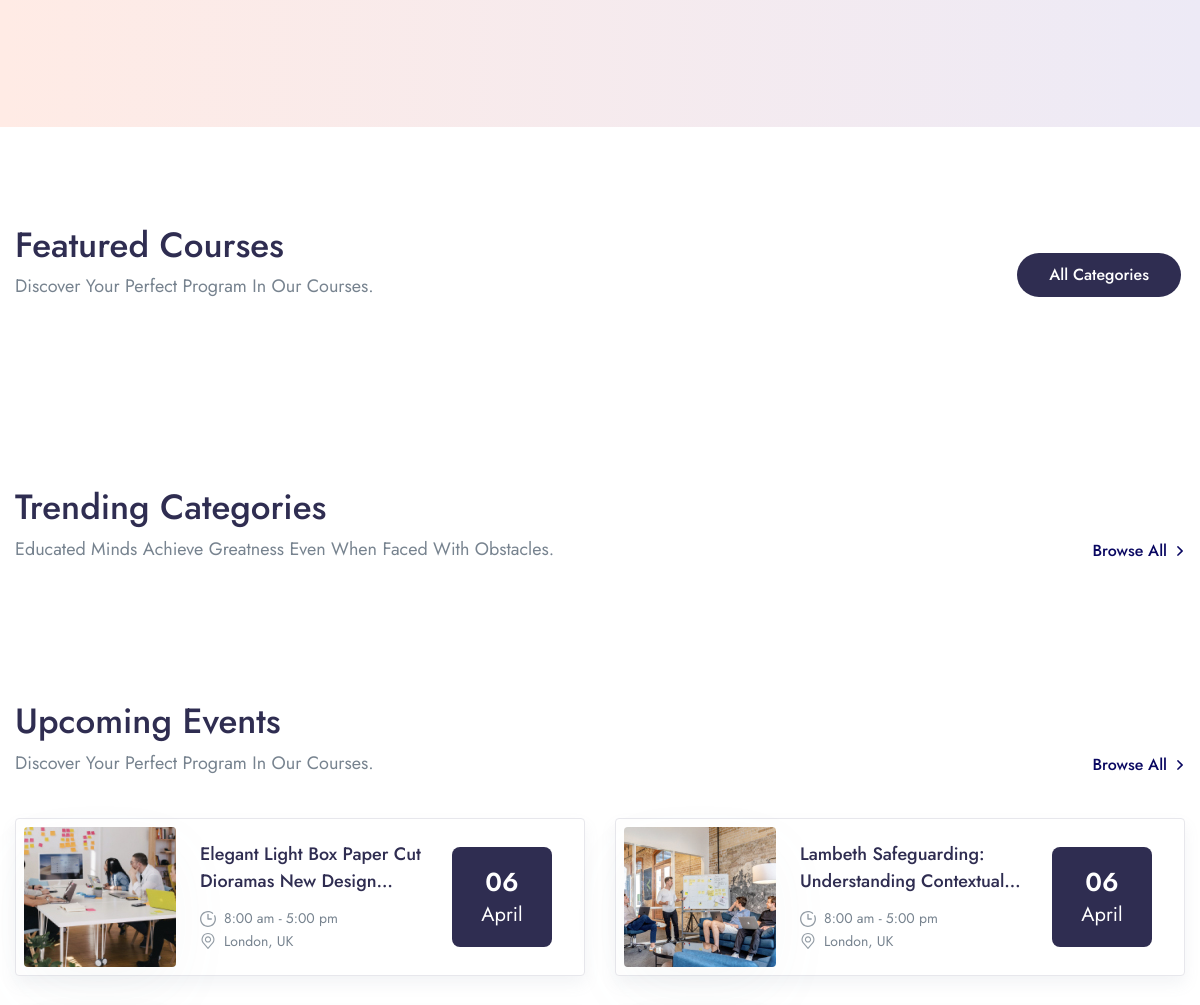
/ (middle part), run on an earlier commit of the app's database.
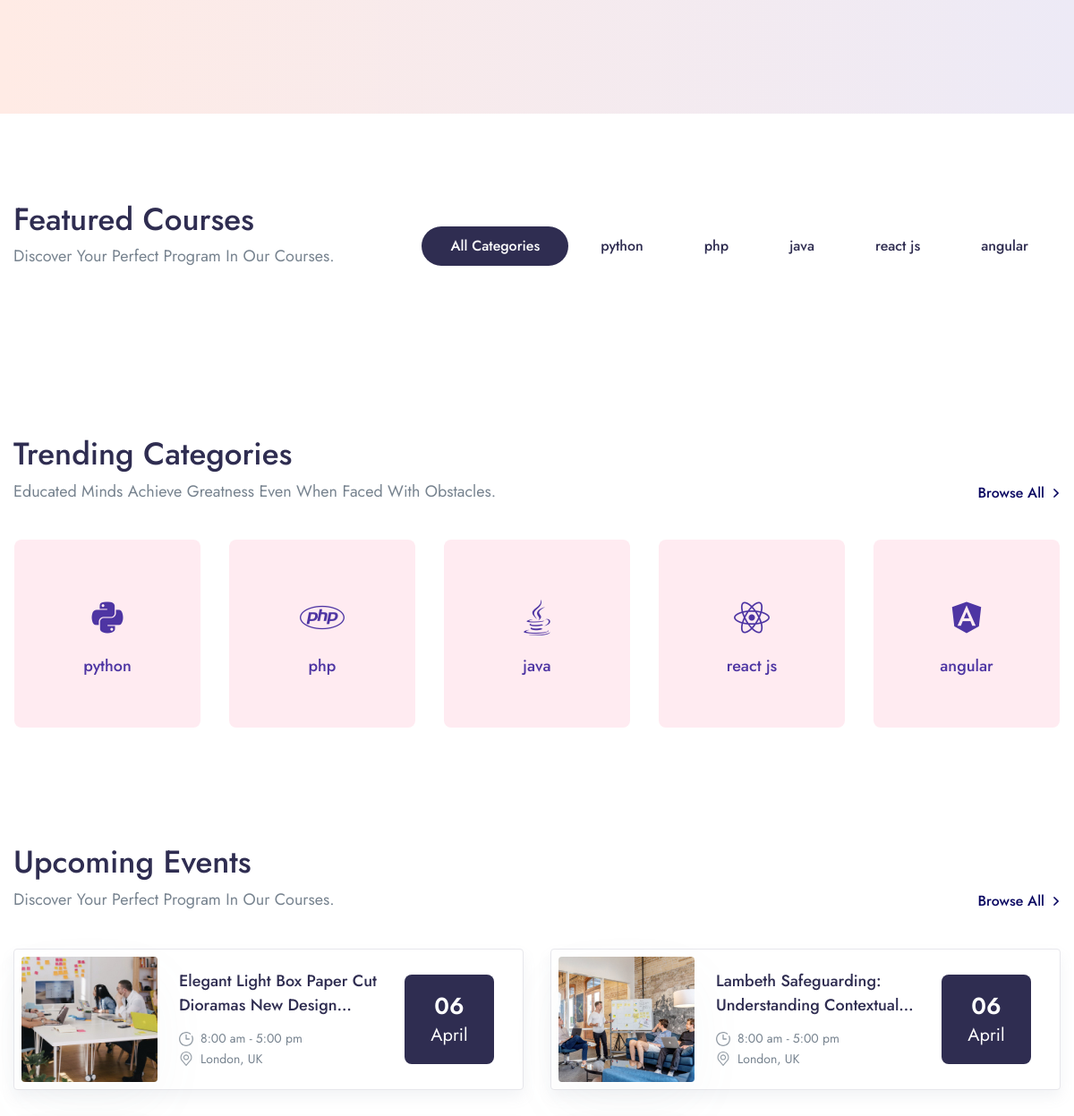
And on a later commit of the database.
### main/models.py (models this page shows, shortened)
class Category(models.Model):
    icon = models.CharField(max_length=200, null=True)
    name = models.CharField(max_length=200)

### main/views.py (the view)
# urls.py: 2. Add a URL to urlpatterns:  path('', views.home, name='home')
def home(request):
    categories = Category.objects.all().order_by('id')[0:5]
    courses = Course.objects.filter(status= 'PUBLISH').order_by('-id')
    context= {
        'categories' : categories,
        'courses' : courses,
    }
    return render(request, 'main/home.html', context)

### templates/main/home.html (shortened to what the changed rows need)
{% extends 'base.html' %}
{% load static %}
{% block content %}
{% load course_tags %}
<section class="pt-5 pb-9 py-md-11 bg-white">
  <div class="container container-wd">
    <div class="row align-items-end mb-7">
      <div class="col-xl mb-5 mb-xl-0">
        <h1 class="mb-1">Featured Courses</h1>
      </div>
      <div class="col-xl-auto">
        <div
          class="nav justify-content-lg-start justify-content-xl-center justify-content-center tab-nav-1"
          id="pills-tab"
          role="tablist"
        >
          <a
            class="btn-sm btn-pill me-1 mb-1 text-dark fw-medium px-6 active"
            id="pills-all-tab"
            data-bs-toggle="tab"
            href="#pills-all"
            role="tab"
            aria-controls="pills-all"
            aria-selected="true"
          >
            All Categories
          </a>
        {% for category in categories %}
          <a
            class="btn-sm btn-pill me-1 mb-1 text-dark fw-medium px-6"
            id="pills-{{ category.id }}-tab"
            data-bs-toggle="tab"
            href="#pills-{{ category.id }}"
            role="tab"
            aria-controls="pills-{{ category.id }}"
            aria-selected="false"
          >
            {{ category.name }}
          </a>
        {% endfor %}
        </div>
      </div>
    </div>
  </div>
</section>
<section class="py-5 py-md-8 bg-white">
  <div class="container container-wd">
    <div class="row align-items-end mb-md-7 mb-4">
      <div class="col-md mb-4 mb-md-0">
        <h1 class="mb-1">Trending Categories</h1>
      </div>
    </div>
    <div class="row row-cols-2 row-cols-md-3 row-cols-xl-5 row-cols-wd-6">
      {% for category in categories %}
      <div class="col mb-md-6 mb-4 px-2 px-md-4">
        <a
          href="course-list-v6.html"
          class="card bg-lavender hover-gradient-1 rounded-lg p-md-5 p-3 h-210p text-center lift"
        >
          <div class="mt-7 text-gigas display-4">
            <i class="{{category.icon}}"></i>
            <div class="card-footer px-0 pb-0 pt-4">
              <h5 class="mb-0 line-clamp-2 text-gigas">{{category.name}}</h5>
            </div>
          </div>
        </a>
      </div>
      {% endfor %}
    </div>
  </div>
</section>
<section class="bg-white py-5 py-md-8">
  <div class="container container-wd">
    <div class="row align-items-end mb-4 mb-md-7">
      <div class="col-md mb-4 mb-md-0">
        <h1 class="mb-1">Upcoming Events</h1>
      </div>
    </div>
  </div>
</section>
{% endblock %}

What changed in the data, as far as the page shows it:
added Category: name "python"
added Category: name "php"
added Category: name "java"
added Category: name "react js"
added Category: name "angular"
